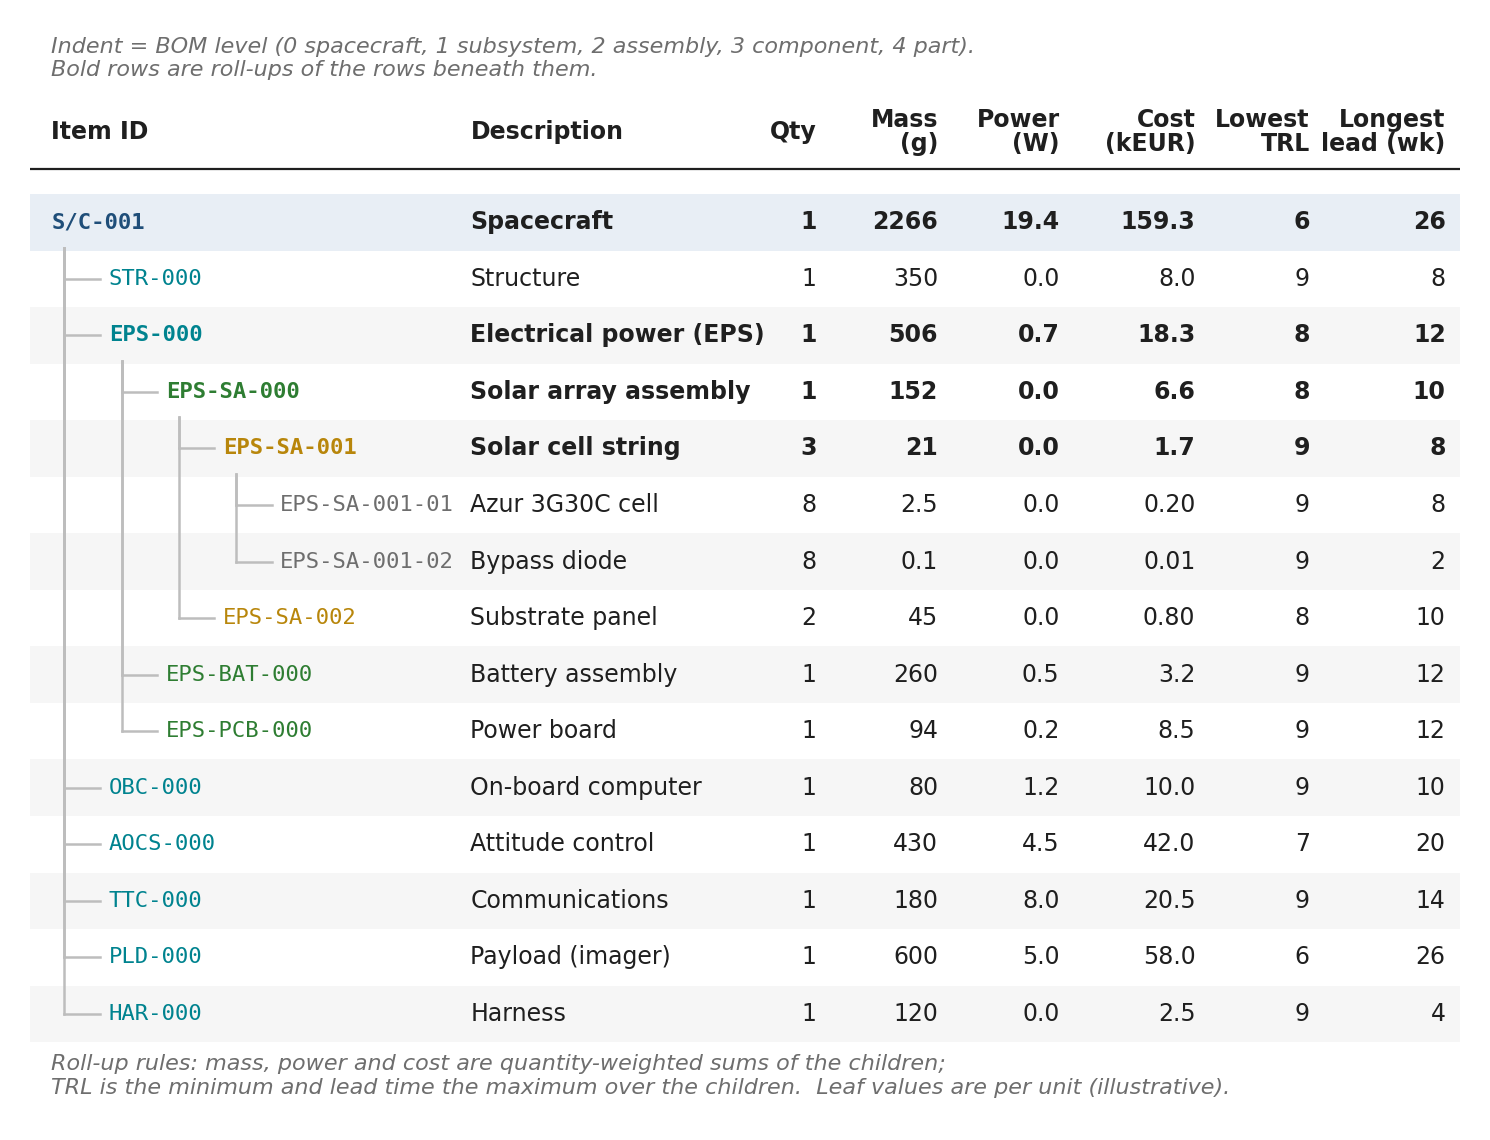

Reproduce this figure in Python.
"""BOM hierarchy tree (spacecraft → subsystem → assembly → component → part) with
per-node roll-up columns: mass, power, cost, lowest TRL, longest lead time.
Illustrative values for a 3U CubeSat; roll-ups are computed from the leaves."""
from pathlib import Path

import matplotlib.pyplot as plt
from matplotlib.patches import Rectangle
from oer_style import apply_style, COLORS, save

apply_style()

# (level, item ID, description, qty, mass g, power W, cost kEUR, TRL, lead wk)
# Leaves carry unit values; parents are rolled up (quantity-weighted) below.
rows = [
    (0, "S/C-001",         "Spacecraft",                 1, None, None, None, None, None),
    (1, "STR-000",         "Structure",                  1, 350,  0.0,  8.0,  9,  8),
    (1, "EPS-000",         "Electrical power (EPS)",     1, None, None, None, None, None),
    (2, "EPS-SA-000",      "Solar array assembly",       1, None, None, None, None, None),
    (3, "EPS-SA-001",      "Solar cell string",          3, None, None, None, None, None),
    (4, "EPS-SA-001-01",   "Azur 3G30C cell",            8, 2.5,  0.0,  0.20, 9,  8),
    (4, "EPS-SA-001-02",   "Bypass diode",               8, 0.1,  0.0,  0.01, 9,  2),
    (3, "EPS-SA-002",      "Substrate panel",            2, 45,   0.0,  0.80, 8, 10),
    (2, "EPS-BAT-000",     "Battery assembly",           1, 260,  0.5,  3.2,  9, 12),
    (2, "EPS-PCB-000",     "Power board",                1, 94,   0.2,  8.5,  9, 12),
    (1, "OBC-000",         "On-board computer",          1, 80,   1.2, 10.0,  9, 10),
    (1, "AOCS-000",        "Attitude control",           1, 430,  4.5, 42.0,  7, 20),
    (1, "TTC-000",         "Communications",             1, 180,  8.0, 20.5,  9, 14),
    (1, "PLD-000",         "Payload (imager)",           1, 600,  5.0, 58.0,  6, 26),
    (1, "HAR-000",         "Harness",                    1, 120,  0.0,  2.5,  9,  4),
]

# ---- roll-up: each node's totals = qty × (sum of children or its own unit values)
n = len(rows)
tot = [None] * n  # per-node *per-unit* totals (mass, power, cost, minTRL, maxLead)


def children(i):
    lvl = rows[i][0]
    j = i + 1
    while j < n and rows[j][0] > lvl:
        if rows[j][0] == lvl + 1:
            yield j
        j += 1


def rollup(i):
    lvl, _id, _d, qty, m, p, c, trl, lead = rows[i]
    kids = list(children(i))
    if not kids:
        tot[i] = (m, p, c, trl, lead)
        return tot[i]
    M = P = C = 0.0
    TRL, LEAD = 9, 0
    for k in kids:
        km, kp, kc, kt, kl = rollup(k)
        q = rows[k][3]
        M += q * km
        P += q * kp
        C += q * kc
        TRL = min(TRL, kt)
        LEAD = max(LEAD, kl)
    tot[i] = (M, P, C, TRL, LEAD)
    return tot[i]


rollup(0)
is_leaf = [not list(children(i)) for i in range(n)]

# ---- drawing
fig = plt.figure(figsize=(7.15, 5.4))
ax = fig.add_axes([0, 0, 1, 1])
ax.set_axis_off()
ax.set_xlim(0, 100)
ax.set_ylim(-1.7, n + 2.4)
ax.grid(False)

x_ind = 1.5       # left margin
dx = 4.0          # indent per level
x_desc = 30.8     # description column start
cols = [("Qty", 55.0), ("Mass\n(g)", 63.5), ("Power\n(W)", 72.0),
        ("Cost\n(kEUR)", 81.5), ("Lowest\nTRL", 89.5), ("Longest\nlead (wk)", 99.0)]
level_colors = [COLORS["accent"], COLORS["accent_6"], COLORS["accent_3"],
                COLORS["accent_5"], COLORS["grey"]]

# header
yh = n + 0.6
ax.text(x_ind, yh, "Item ID", fontsize=8.5, fontweight="bold", va="center")
ax.text(x_desc, yh, "Description", fontsize=8.5, fontweight="bold", va="center")
for name, xc in cols:
    ax.text(xc, yh, name, fontsize=8.5, fontweight="bold", va="center", ha="right",
            linespacing=1.0)
ax.plot([0, 100], [n - 0.05, n - 0.05], color=COLORS["ink"], lw=0.8)
ax.text(x_ind, n + 1.9, "Indent = BOM level (0 spacecraft, 1 subsystem, 2 assembly, 3 component, 4 part).\n"
        "Bold rows are roll-ups of the rows beneath them.",
        fontsize=8, style="italic", color=COLORS["grey"], va="center", linespacing=1.2)

for i, (lvl, iid, desc, qty, *_) in enumerate(rows):
    y = n - 1 - i
    bold = not is_leaf[i]
    if lvl == 0:
        ax.add_patch(Rectangle((0, y - 0.5), 100, 1, facecolor=COLORS["band"],
                               edgecolor="none", zorder=0))
    elif i % 2 == 0:
        ax.add_patch(Rectangle((0, y - 0.5), 100, 1, facecolor="#f6f6f6",
                               edgecolor="none", zorder=0))
    x = x_ind + dx * lvl
    # tree connector lines
    if lvl > 0:
        px = x_ind + dx * (lvl - 1) + 0.9
        ax.plot([px, x - 0.6], [y, y], color=COLORS["grey_light"], lw=0.9, zorder=1)
        # vertical line up to parent row
        j = i - 1
        while rows[j][0] >= lvl:
            j -= 1
        ax.plot([px, px], [y, n - 1 - j - 0.45], color=COLORS["grey_light"], lw=0.9, zorder=1)
    ax.text(x, y, iid, fontsize=8, va="center", family="DejaVu Sans Mono",
            color=level_colors[lvl], fontweight="bold" if bold else "normal")
    ax.text(x_desc, y, desc, fontsize=8.5, va="center",
            fontweight="bold" if bold else "normal")
    M, P, C, T, L = tot[i]
    vals = [f"{qty}", f"{M:.0f}" if M >= 10 else f"{M:.1f}", f"{P:.1f}", f"{C:.2f}" if C < 1 else f"{C:.1f}",
            f"{T}", f"{L}"]
    for (name, xc), v in zip(cols, vals):
        ax.text(xc, y, v, fontsize=8.5, va="center", ha="right",
                fontweight="bold" if bold else "normal")

# footnote on roll-up rules
ax.text(x_ind, -1.1, "Roll-up rules: mass, power and cost are quantity-weighted sums of the children;\n"
        "TRL is the minimum and lead time the maximum over the children.  "
        "Leaf values are per unit (illustrative).",
        fontsize=8, style="italic", color=COLORS["grey"], va="center", linespacing=1.2)

save(fig, Path(__file__).stem)
